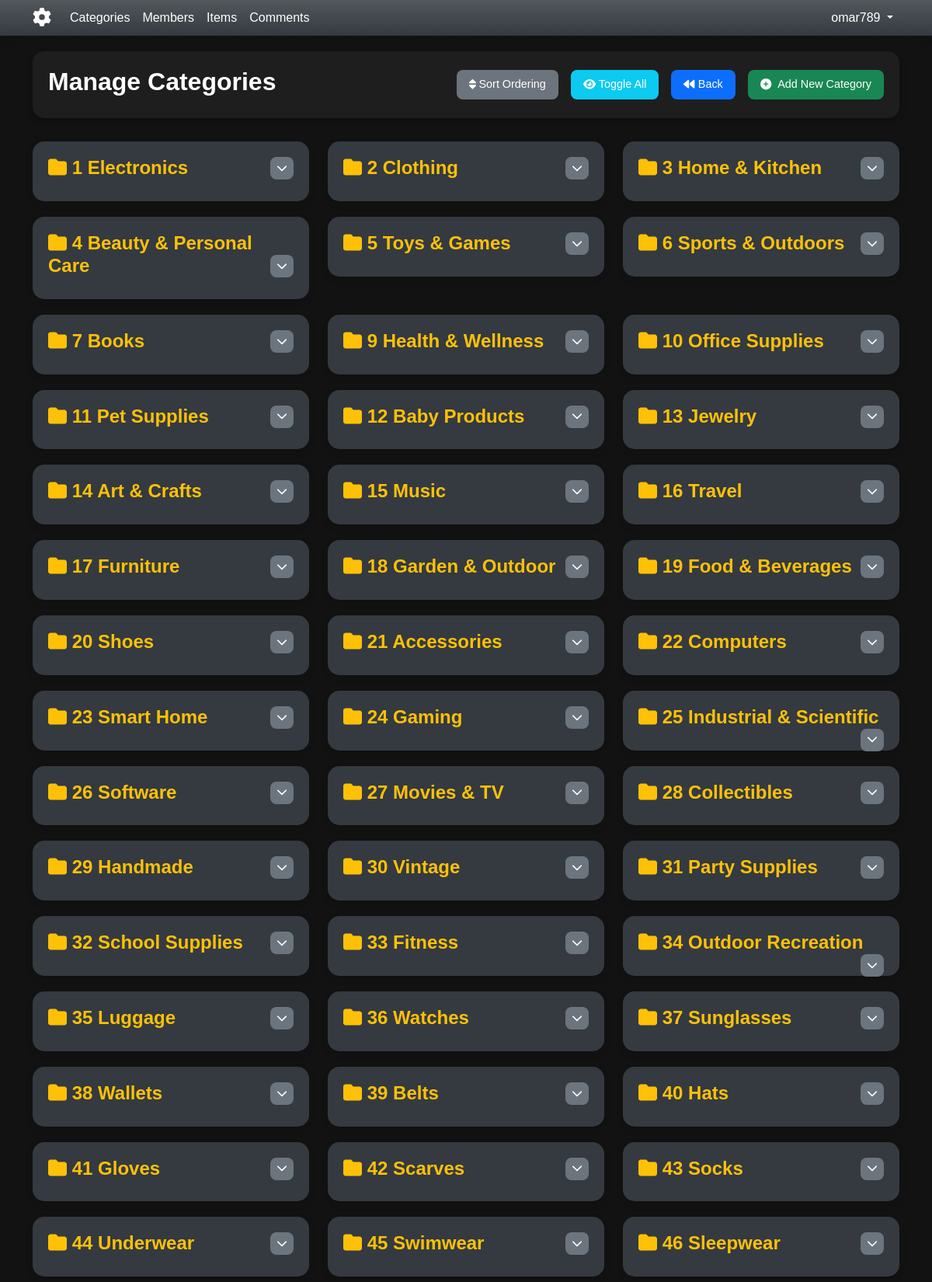
The page /admin/categories.php?do=all_comments (signed in, upper part) on the database its author committed.
### tables this page shows
CREATE TABLE `categories` (
  `ID` int NOT NULL,
  `Name` varchar(255) NOT NULL,
  `Description` text,
  `Price` int NOT NULL DEFAULT '0',
  `Quantity` int NOT NULL DEFAULT '0',
  `Visibility` tinyint NOT NULL DEFAULT '0'
);

### admin/pagesCategorie/all_comments.php (the view, shortened to what this page needs)
<?php
$sort = isset($_GET['sort']) && $_GET['sort'] == 'ASC' ? 'DESC' : 'ASC';
$stmt = $con->prepare("SELECT * FROM categories ORDER BY ID $sort");
$stmt->execute();
$rows = $stmt->fetchAll();
?>
<div class="container">
    <div class="header-section">
        <div class="d-flex align-items-center justify-content-between flex-wrap gap-3">
            <div>
                <h2 class="custom-h2 fw-bold text-start me-2">Manage Categories</h2>
            </div>
            <div class="d-flex align-items-center flex-wrap gap-3">
                <a id="sortOrdering" class="btn btn-secondary" href="?sort=<?= $sort ?>">
                    <i class="fa-solid fa-sort"></i> Sort Ordering
                </a>
                <button id="toggleAll" class="btn btn-info">
                    <i class="fas fa-eye"></i> Toggle All
                </button>
                <a id="sortOrdering" class="btn btn-primary" href="<?= $_SERVER['HTTP_REFERER'] ?>">
                    <i class="fa-solid fa-backward"></i> Back
                </a>
                <a href="categories.php?do=add" class="btn btn-success">
                    <i class="fas fa-plus-circle me-2"></i>Add New Category
                </a>
            </div>
        </div>
    </div>
    <div class="row mt-4">
        <?php
        foreach ($rows as $cat) {
            echo '
            <div class="col-md-4 ">
                <div class="custom-card bg-dark">
                    <div class="custom-card-body">
                        <h5 class="custom-card-title text-warning">
                            <i class="fas fa-folder"></i> ' . $cat['ID'] . " " . ($cat['Name'] ? $cat['Name'] : '<span class="text-danger">No Title</span>') . '
                            <button class="btn btn-sm btn-secondary toggle-details float-end">
                                <i class="fas fa-chevron-down"></i>
                            </button>
                        </h5>
                        <div class="details">
                            <hr class="text-white">
                            <p class="custom-card-text">
                                <i class="fas fa-align-left"></i> <strong>Description:</strong> ' . $cat['Description'] . '
                            </p>
                            <p class="custom-card-text">
                                <i class="fas fa-sort-numeric-up"></i> <strong>Price:</strong> ' . $cat['Price'] . '$
                            </p>
                            <p class="custom-card-text">
                                <i class="fas fa-eye' . ($cat['Visibility'] ? '' : '-slash') . '"></i> <strong>Visibility:</strong> ' . ($cat['Visibility'] ? 'Visible' : 'Hidden') . '
                            </p>
                            <p class="custom-card-text">
                                <i class="fa-solid fa-equals"></i> <strong>Quantity:</strong> ' . $cat['Quantity'] . '
                            </p>
                            <div class="text-center">
                                <a class="btn btn-sm btn-danger delete-btn" href="categories.php?do=delete&catid=' . $cat['ID'] . '">
                                    <i class="fas fa-trash"></i> Delete
                                </a>
                                <a class="btn btn-sm btn-primary" href="categories.php?do=edit&catid=' . $cat['ID'] . '">
                                    <i class="fas fa-edit"></i> Edit
                                </a>
                            </div>
                        </div>
                    </div>
                </div>
            </div>';
        }
        ?>
    </div>
</div>

### admin/style/css/global/global.css (style rules this page uses)
:root { --bs-dark-rgb: 52, 58, 64; --bs-bg-opacity: 0.8; --white-color: #ffffff; --black-color: #000000; --primary-color: #007bff; --secondary-color: #0056b3; --success-color: #28a745; --danger-color: #dc3545; --warning-color: #e67e22; --info-color: #3498db; --shadow: 0 4px 10px rgba(0, 0, 0, 0.1); --transition: all 0.3s ease; }
body { margin: 0; padding: 0; background-color: rgba(var(--bs-dark-rgb), var(--bs-bg-opacity)); color: var(--white-color); font-family: 'Arial', sans-serif; }
a { text-decoration: none; color: inherit; }

### admin/style/css/pages/dashboard.css (style rules this page uses)
.btn { border-radius: 5px; text-decoration: none; font-size: 0.9em; transition: background 0.3s ease; }
.btn-info { background: #3498db; color: #fff; }
.btn-secondary { background: #7f8c8d; color: #fff; }

### admin/style/css/components/cards.css (style rules this page uses)
.custom-card { border: none; border-radius: 15px; backdrop-filter: blur(10px); box-shadow: var(--shadow); margin-bottom: 20px; transition: var(--transition); }
.custom-card-body { padding: 20px; }
.custom-card-title { font-size: 1.5rem; font-weight: bold; color: var(--white-color); }
.toggle-details { transition: transform 0.3s ease; }

### admin/style/css/main_pages/categorys.css (style rules this page uses)
body { background-color: #1a1d20; color: #ffffff; font-family: 'Arial', sans-serif; margin: 0; padding: 0; }
body { background-color: #121212; color: #ffffff; }
.btn { border-radius: 8px; padding: 0.5rem 1rem; font-size: 0.9rem; transition: background-color 0.3s ease, transform 0.2s ease; }
.btn-secondary { background-color: #6c757d; border: none; }
.btn-primary { background-color: #0d6efd; border: none; }
.btn-success { background-color: #198754; border: none; }
.btn-info { background-color: #0dcaf0; border: none; }
.btn-sm { padding: 0.25rem 0.5rem; font-size: 0.875rem; }
.custom-h2 { color: #ffffff; font-weight: bold; font-size: 2rem; }
.header-section { background-color: #1e1e1e; padding: 20px; border-radius: 15px; margin-bottom: 30px; box-shadow: 0 4px 8px rgba(0, 0, 0, 0.2); }

### admin/style/css/main_pages/members.css (style rules this page uses)
div a { text-decoration: none; color: white; }

### admin/includes/templates/header.php (style rules this page uses)
body { font-family: 'Arial', sans-serif; }
body { background-color: #121212; color: #ffffff; }
* { scrollbar-width: thin; scrollbar-color: #555 #2c2c2c; }

### admin/pagesCategorie/all_comments.php (style rules this page uses)
.header-section { background-color: #1e1e1e; padding: 20px; border-radius: 15px; margin-bottom: 30px; box-shadow: 0 4px 8px rgba(0, 0, 0, 0.2); }

### rows shown on the page
categories: ID "1", Name "Electronics"
categories: ID "2", Name "Clothing"
categories: ID "3", Name "Home & Kitchen"
categories: ID "4", Name "Beauty & Personal Care"
categories: ID "5", Name "Toys & Games"
categories: ID "6", Name "Sports & Outdoors"
categories: ID "7", Name "Books"
categories: ID "9", Name "Health & Wellness"
categories: ID "10", Name "Office Supplies"
categories: ID "11", Name "Pet Supplies"
categories: ID "12", Name "Baby Products"
categories: ID "13", Name "Jewelry"
categories: ID "14", Name "Art & Crafts"
categories: ID "15", Name "Music"
categories: ID "16", Name "Travel"
categories: ID "17", Name "Furniture"
categories: ID "18", Name "Garden & Outdoor"
categories: ID "19", Name "Food & Beverages"
categories: ID "20", Name "Shoes"
categories: ID "21", Name "Accessories"
categories: ID "22", Name "Computers"
categories: ID "23", Name "Smart Home"
categories: ID "24", Name "Gaming"
categories: ID "25", Name "Industrial & Scientific"
categories: ID "26", Name "Software"
categories: ID "27", Name "Movies & TV"
categories: ID "28", Name "Collectibles"
categories: ID "29", Name "Handmade"
categories: ID "30", Name "Vintage"
categories: ID "31", Name "Party Supplies"
categories: ID "32", Name "School Supplies"
categories: ID "33", Name "Fitness"
categories: ID "34", Name "Outdoor Recreation"
categories: ID "35", Name "Luggage"
categories: ID "36", Name "Watches"
categories: ID "37", Name "Sunglasses"
categories: ID "38", Name "Wallets"
categories: ID "39", Name "Belts"
categories: ID "40", Name "Hats"
categories: ID "41", Name "Gloves"
categories: ID "42", Name "Scarves"
categories: ID "43", Name "Socks"
categories: ID "44", Name "Underwear"
categories: ID "45", Name "Swimwear"
categories: ID "46", Name "Sleepwear"

### other values the page prints
lang('CATEGORIES') "Categories"
lang('MEMBER') "Members"
lang('ITEM') "Items"
lang('COMMENT') "Comments"
lang('ADMIN') "omar789"
